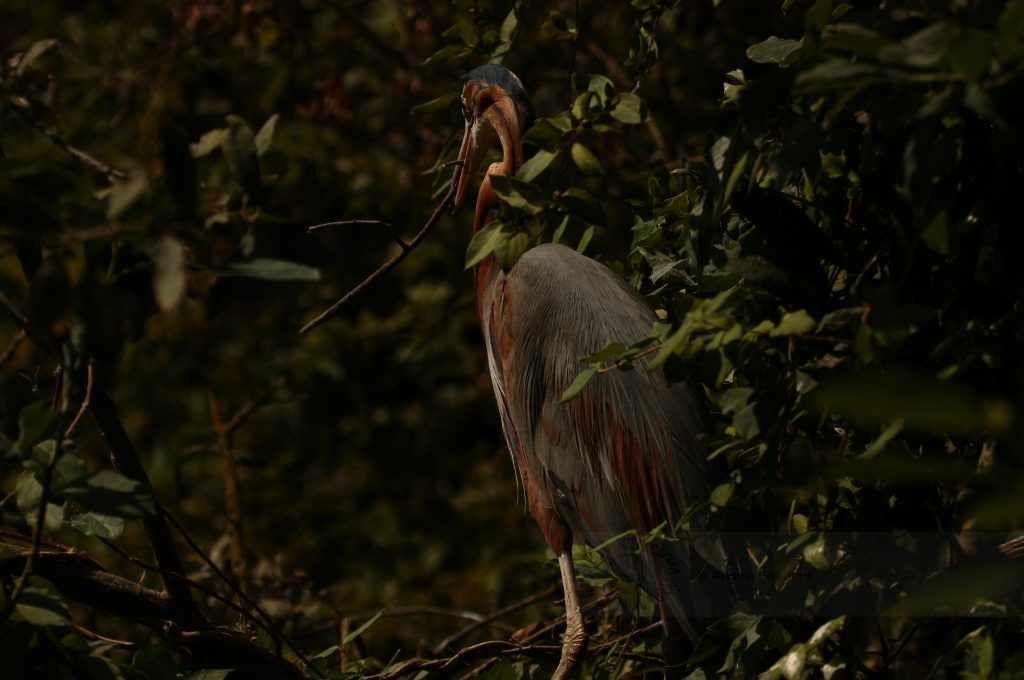
%> input picture underexposed.jpeg, 1024 x 680 px
$ octave HistogramTester.m   (GNU Octave 9; MATLAB toolbox functions it lacks are replaced by stand-ins)
%> lines starting %> are read from the running program, lines starting %| are printed output that depends on the picture
### ImTrans.m
function x=ImTrans(Img, mode)

    if mode=='neg'
        x= imadjust(Img, [0 1], [1 0]);
        return;

    elseif mode=='pot'
        prompt = 'value pot:';
        c=input(prompt);
        x = imadjust(Img, [ ], [ ], c);
        return;

    elseif mode=='log'
        prompt = 'value c:';
        c=input(prompt);
        x=c*log(1+double(Img));
        return;

    elseif mode=='con'
        prompt = 'value E:';
        E=input(prompt);
        prompt = 'value m:';
        m=input(prompt);

        eps=0.00000000001;
        x=1./(1+(m./(double(Img)+eps)).^E);
        return;

    else %caso base
        return ;
    end

end

### HistogramTester.m
clear all;
close all;
x=imread('underexposed.jpeg');
%> x is the input picture: size 680x1024x3 uint8; mean R, G, B 23.3, 20.2, 7.5

trans='log';

fig1=ImTrans(x,trans);
%> the answer given: 3
%> in ImTrans, `x=c*log(1+double(Img));`:
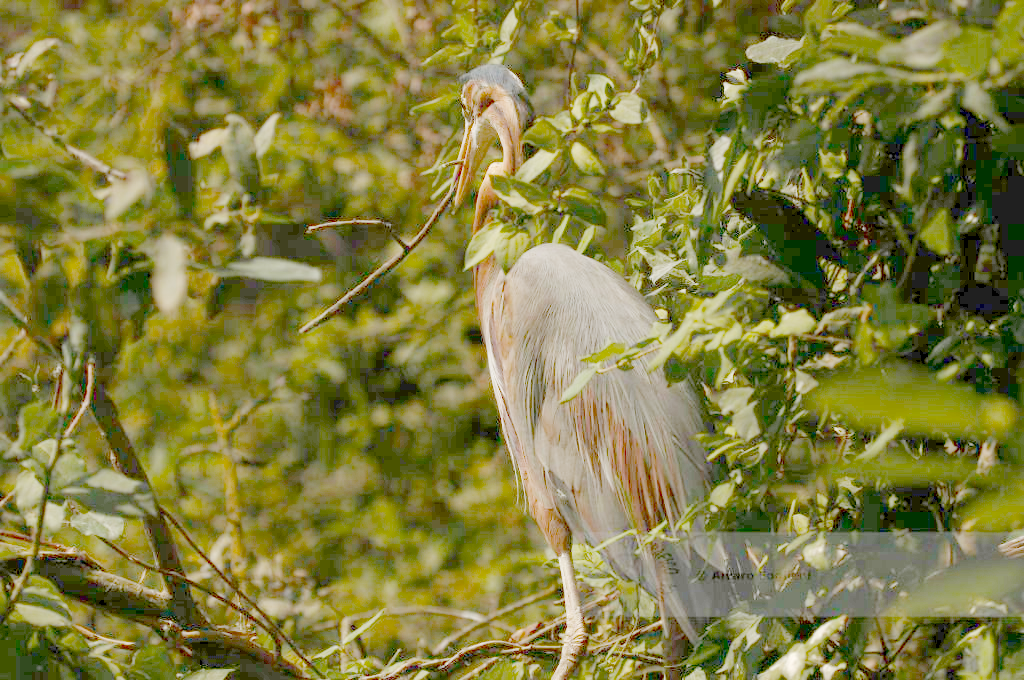
%> x: size 680x1024x3 double; mean R, G, B 8.31, 8.12, 3.99; drawn with min black and max white
fig2=ImTrans(x,trans);
%> the answer given: 3


figure;
title('Figure 1');
imshow(fig1);
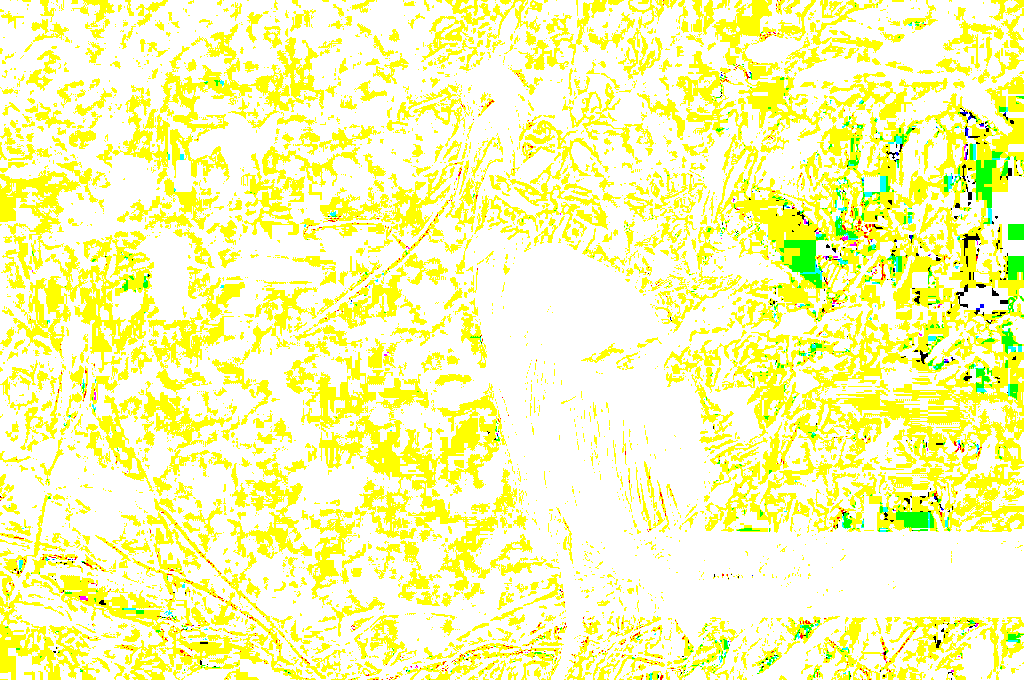
%> displayed picture: size 680x1024x3, on the screen's scale of 0 to 255; mean R, G, B 251, 253.7, 173.7

figure;
title('Histogram1');
h=imhist(fig1)/numel(fig1);
%> h = 256 values, max 0.887 at index 256, min 0 at index 2, mean 0.00391
bar(h);
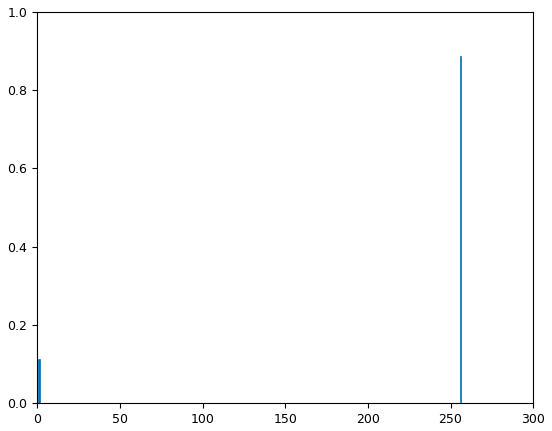
%> figure redrawn from the program's plot data; tallest bar 0.887 high, from x = 255.6 to 256.4

figure;
title('Figure 2');
imshow(fig2);

figure;
title('Histogram2')
h=imhist(fig2)/numel(fig2);
bar(h);
